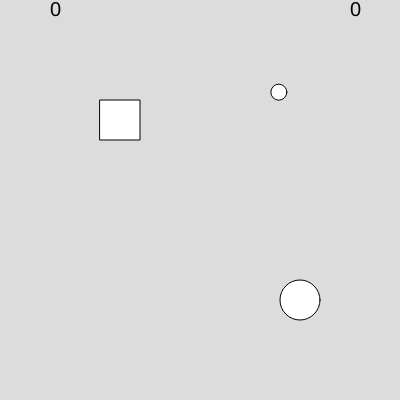
Frame 1 (no input)
Frame 60 (no input): identical to frame 1, image omitted
Frame 120 (the mouse pressed at the canvas centre since frame 60): identical to frame 1, image omitted

The p5.js sketch that drew this single still picture (run headless with seeded random() and noise() and a simulated clock; from frame 60 on, the mouse is pressed at the canvas centre):

// p5.js sketch
// ── sketch.js
let fx;
let fy;
let fcx;
let fcy;
let fl;
let cx;
let cy;
let cd;
let pf=0;
let pc=0;
let ox;
let oy;
let od;
function setup() {
  createCanvas(400, 400);
  fx=width/4;
  fy=height/4;
  fl=width/10;
  cx=3*width/4;
  cy=3*height/4;
  cd=width/10;
  od=width/25;
  ox=random(od,width-od);
  oy=random(od,height-od);
  textSize(20);
}

function draw() {
  
 background(220);
 text(pf,50,0,50,50);  
  text(pc,width-50,0,400,50);
  rect(fx,fy,fl,fl);
  fcx=fx+(fl/2)
  fcy=fy+(fl/2)
  circle(cx,cy,cd);
  circle(ox,oy,od);
  if (keyIsPressed==true){
    if (keyIsDown(LEFT_ARROW)){
    fx--;
  }
  if (keyIsDown(RIGHT_ARROW)){
    fx++;
  }
  if (keyIsDown(UP_ARROW)){
    fy--;
  }
  if (keyIsDown(DOWN_ARROW)){
    fy++;
  }
  if (keyIsDown(65)){
    cx--;
  }
  if (keyIsDown(68)){
    cx++;
  }
  if (keyIsDown(87)){
    cy--;
  }
  if (keyIsDown(83)){
    cy++;
  }
  }
  if (sqrt(((cx-ox)**2)+((cy-oy)**2)) <=(cd+od)/2){
    pc++;
    eaten();
}
  if (Math.abs(fcx-ox)<=(fl+od)/2&&Math.abs(fcy-oy)<=(fl+od)/2){
  pf++;
  eaten();
  
}
}
function eaten(){
ox=random(od,width-od);
oy=random(od,height-od);
}
